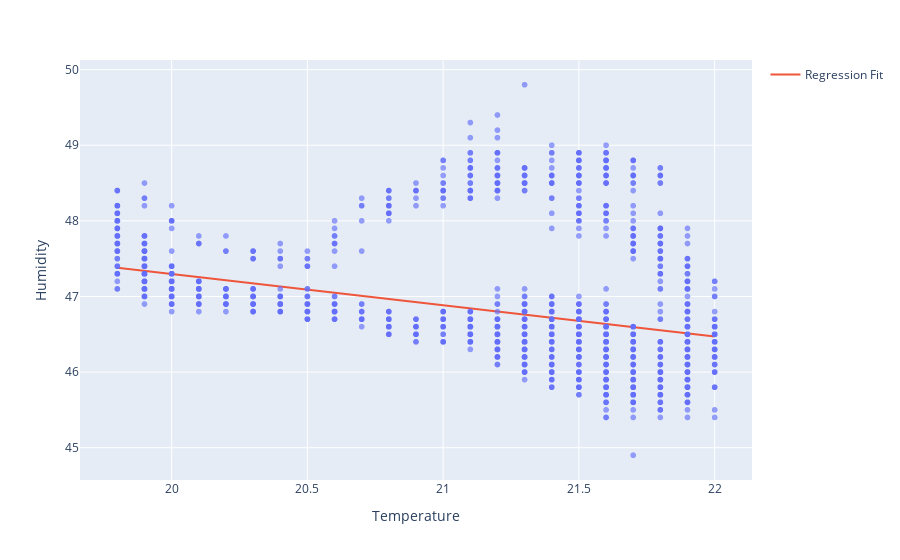

The notebook cell saved with this chart:
### Code cell
df1 = clean_data1
X = df1.Temperature.values.reshape(-1, 1)

model = LinearRegression()
model.fit(X, df1.Humidity)

x_range = np.linspace(X.min(), X.max(), 100)
y_range = model.predict(x_range.reshape(-1, 1))

fig = px.scatter(df1, x='Temperature', y='Humidity', opacity=0.65)
fig.add_traces(go.Scatter(x=x_range, y=y_range, name='Regression Fit'))
fig.show()

### Figure 1 — Plotly figure (JSON) as saved in the notebook; plotly's stock layout.template omitted (floating-point values rounded to 4 significant figures; data arrays with more than 128 entries replaced by an {"elided": "..."} marker saying what was removed)
{"data": [{"hovertemplate": "Temperature=%{x}<br>Humidity=%{y}<extra></extra>", "legendgroup": "", "marker": {"color": "#636efa", "opacity": 0.65, "symbol": "circle"}, "mode": "markers", "name": "", "showlegend": false, "type": "scattergl", "x": {"elided": "2620 float values"}, "xaxis": "x", "y": {"elided": "2620 float values"}, "yaxis": "y"}, {"name": "Regression Fit", "type": "scatter", "x": [19.8, 19.82, 19.84, 19.87, 19.89, 19.91, 19.93, 19.96, 19.98, 20, 20.02, 20.04, 20.07, 20.09, 20.11, 20.13, 20.16, 20.18, 20.2, 20.22, 20.24, 20.27, 20.29, 20.31, 20.33, 20.36, 20.38, 20.4, 20.42, 20.44, 20.47, 20.49, 20.51, 20.53, 20.56, 20.58, 20.6, 20.62, 20.64, 20.67, 20.69, 20.71, 20.73, 20.76, 20.78, 20.8, 20.82, 20.84, 20.87, 20.89, 20.91, 20.93, 20.96, 20.98, 21, 21.02, 21.04, 21.07, 21.09, 21.11, 21.13, 21.16, 21.18, 21.2, 21.22, 21.24, 21.27, 21.29, 21.31, 21.33, 21.36, 21.38, 21.4, 21.42, 21.44, 21.47, 21.49, 21.51, 21.53, 21.56, 21.58, 21.6, 21.62, 21.64, 21.67, 21.69, 21.71, 21.73, 21.76, 21.78, 21.8, 21.82, 21.84, 21.87, 21.89, 21.91, 21.93, 21.96, 21.98, 22], "y": [47.38, 47.37, 47.36, 47.35, 47.34, 47.33, 47.33, 47.32, 47.31, 47.3, 47.29, 47.28, 47.27, 47.26, 47.25, 47.24, 47.23, 47.22, 47.22, 47.21, 47.2, 47.19, 47.18, 47.17, 47.16, 47.15, 47.14, 47.13, 47.12, 47.11, 47.1, 47.1, 47.09, 47.08, 47.07, 47.06, 47.05, 47.04, 47.03, 47.02, 47.01, 47.0, 46.99, 46.99, 46.98, 46.97, 46.96, 46.95, 46.94, 46.93, 46.92, 46.91, 46.9, 46.89, 46.88, 46.88, 46.87, 46.86, 46.85, 46.84, 46.83, 46.82, 46.81, 46.8, 46.79, 46.78, 46.77, 46.77, 46.76, 46.75, 46.74, 46.73, 46.72, 46.71, 46.7, 46.69, 46.68, 46.67, 46.66, 46.65, 46.65, 46.64, 46.63, 46.62, 46.61, 46.6, 46.59, 46.58, 46.57, 46.56, 46.55, 46.54, 46.54, 46.53, 46.52, 46.51, 46.5, 46.49, 46.48, 46.47]}], "layout": {"autosize": true, "legend": {"tracegroupgap": 0}, "margin": {"t": 60}, "xaxis": {"anchor": "y", "autorange": true, "domain": [0, 1], "range": [19.67, 22.13], "title": {"text": "Temperature"}, "type": "linear"}, "yaxis": {"anchor": "x", "autorange": true, "domain": [0, 1], "range": [44.52, 50.18], "title": {"text": "Humidity"}, "type": "linear"}}}
